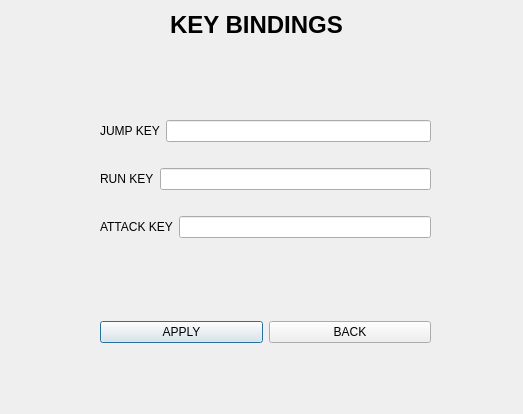
<?xml version="1.0" encoding="UTF-8"?>
<ui version="4.0">
 <class>Dialog</class>
 <widget class="QDialog" name="Dialog">
  <property name="geometry">
   <rect>
    <x>0</x>
    <y>0</y>
    <width>523</width>
    <height>414</height>
   </rect>
  </property>
  <property name="windowTitle">
   <string>Dialog</string>
  </property>
  <widget class="QLabel" name="labelKeyBindsTitle">
   <property name="geometry">
    <rect>
     <x>170</x>
     <y>10</y>
     <width>191</width>
     <height>31</height>
    </rect>
   </property>
   <property name="text">
    <string>&lt;html&gt;&lt;head/&gt;&lt;body&gt;&lt;p&gt;&lt;span style=&quot; font-size:18pt; font-weight:600;&quot;&gt;KEY BINDINGS&lt;/span&gt;&lt;/p&gt;&lt;/body&gt;&lt;/html&gt;</string>
   </property>
  </widget>
  <widget class="QWidget" name="">
   <property name="geometry">
    <rect>
     <x>100</x>
     <y>100</y>
     <width>331</width>
     <height>161</height>
    </rect>
   </property>
   <layout class="QVBoxLayout" name="verticalLayout">
    <item>
     <layout class="QHBoxLayout" name="horizontalLayout_3">
      <item>
       <widget class="QLabel" name="labelJumpKey">
        <property name="text">
         <string>JUMP KEY</string>
        </property>
       </widget>
      </item>
      <item>
       <widget class="QLineEdit" name="lineEditJumpKey"/>
      </item>
     </layout>
    </item>
    <item>
     <layout class="QHBoxLayout" name="horizontalLayout_2">
      <item>
       <widget class="QLabel" name="labelRunKey">
        <property name="text">
         <string>RUN KEY</string>
        </property>
       </widget>
      </item>
      <item>
       <widget class="QLineEdit" name="lineEditRunKey"/>
      </item>
     </layout>
    </item>
    <item>
     <layout class="QHBoxLayout" name="horizontalLayout">
      <item>
       <widget class="QLabel" name="labelAttackKey">
        <property name="text">
         <string>ATTACK KEY</string>
        </property>
       </widget>
      </item>
      <item>
       <widget class="QLineEdit" name="lineEditAttackKey"/>
      </item>
     </layout>
    </item>
   </layout>
  </widget>
  <widget class="QWidget" name="">
   <property name="geometry">
    <rect>
     <x>100</x>
     <y>320</y>
     <width>331</width>
     <height>25</height>
    </rect>
   </property>
   <layout class="QHBoxLayout" name="horizontalLayout_4">
    <item>
     <widget class="QPushButton" name="pushButtonApply">
      <property name="text">
       <string>APPLY</string>
      </property>
     </widget>
    </item>
    <item>
     <widget class="QPushButton" name="pushButtonBack">
      <property name="text">
       <string>BACK</string>
      </property>
     </widget>
    </item>
   </layout>
  </widget>
 </widget>
 <resources/>
 <connections/>
</ui>
